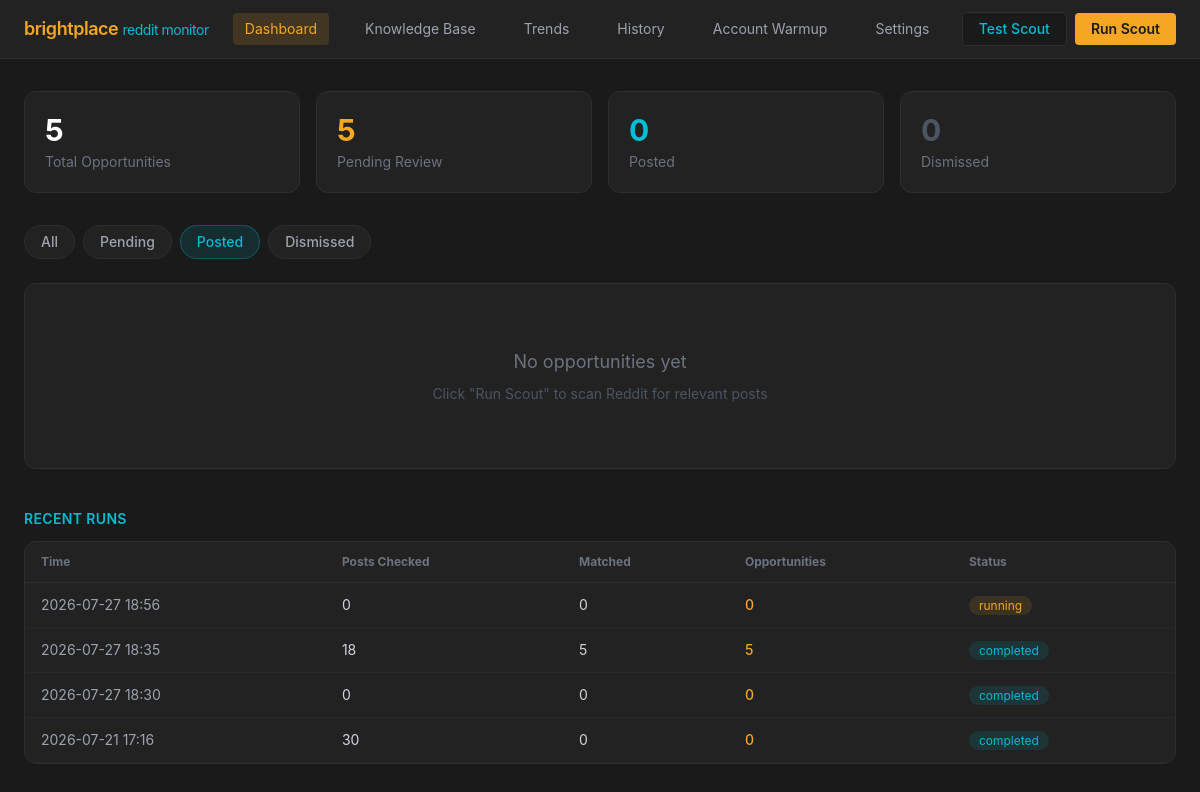
Screenshot of /?status=posted with the database file from the repository.
### tables this page shows
CREATE TABLE scout_runs (
            id INTEGER PRIMARY KEY AUTOINCREMENT,
            tiers TEXT DEFAULT 'all',
            posts_checked INTEGER DEFAULT 0,
            posts_matched INTEGER DEFAULT 0,
            opportunities_found INTEGER DEFAULT 0,
            status TEXT DEFAULT 'running',
            started_at TEXT DEFAULT CURRENT_TIMESTAMP,
            finished_at TEXT
        );

### app.py (the view)
@app.get("/", response_class=HTMLResponse)
async def dashboard(request: Request, status: str = None):
    opps = get_opportunities(status=status, limit=50)
    runs = get_runs(limit=5)
    stats = {
        "total": len(get_opportunities(limit=1000)),
        "pending": len(get_opportunities(status="pending", limit=1000)),
        "posted": len(get_opportunities(status="posted", limit=1000)),
        "dismissed": len(get_opportunities(status="dismissed", limit=1000)),
    }
    return templates.TemplateResponse(request, "dashboard.html", {
        "opportunities": opps,
        "runs": runs,
        "stats": stats,
        "filter_status": status,
        "page": "dashboard",
    })

### templates/dashboard.html (shortened to what this page needs)
{% extends "base.html" %}
{% block content %}
<div class="grid grid-cols-4 gap-4 mb-8">
    <div class="bg-bp-dark-card rounded-xl p-5 border border-bp-dark-border">
        <div class="text-3xl font-bold text-white">{{ stats.total }}</div>
        <div class="text-sm text-gray-500 mt-1">Total Opportunities</div>
    </div>
    <div class="bg-bp-dark-card rounded-xl p-5 border border-bp-dark-border">
        <div class="text-3xl font-bold text-bp-orange">{{ stats.pending }}</div>
        <div class="text-sm text-gray-500 mt-1">Pending Review</div>
    </div>
    <div class="bg-bp-dark-card rounded-xl p-5 border border-bp-dark-border">
        <div class="text-3xl font-bold text-bp-teal">{{ stats.posted }}</div>
        <div class="text-sm text-gray-500 mt-1">Posted</div>
    </div>
    <div class="bg-bp-dark-card rounded-xl p-5 border border-bp-dark-border">
        <div class="text-3xl font-bold text-gray-600">{{ stats.dismissed }}</div>
        <div class="text-sm text-gray-500 mt-1">Dismissed</div>
    </div>
</div>
<div class="flex gap-2 mb-6">
    <a href="/" class="px-4 py-1.5 rounded-full text-sm font-medium transition-colors {% if not filter_status %}bg-bp-orange-light text-bp-orange border border-bp-orange/30{% else %}bg-bp-dark-card text-gray-400 border border-bp-dark-border hover:text-white{% endif %}">All</a>
    <a href="/?status=pending" class="px-4 py-1.5 rounded-full text-sm font-medium transition-colors {% if filter_status == 'pending' %}bg-bp-orange-light text-bp-orange border border-bp-orange/30{% else %}bg-bp-dark-card text-gray-400 border border-bp-dark-border hover:text-white{% endif %}">Pending</a>
    <a href="/?status=posted" class="px-4 py-1.5 rounded-full text-sm font-medium transition-colors {% if filter_status == 'posted' %}bg-bp-teal-light text-bp-teal border border-bp-teal/30{% else %}bg-bp-dark-card text-gray-400 border border-bp-dark-border hover:text-white{% endif %}">Posted</a>
    <a href="/?status=dismissed" class="px-4 py-1.5 rounded-full text-sm font-medium transition-colors {% if filter_status == 'dismissed' %}bg-bp-dark-card text-gray-400 border border-gray-600{% else %}bg-bp-dark-card text-gray-400 border border-bp-dark-border hover:text-white{% endif %}">Dismissed</a>
</div>
{% if opportunities %}
{% for opp in opportunities %}
<div class="bg-bp-dark-card rounded-xl border border-bp-dark-border mb-4 overflow-hidden hover:border-bp-dark-hover transition-colors">
    <div class="px-5 py-3 border-b border-bp-dark-border flex items-center justify-between">
        <div class="flex items-center gap-3">
            <span class="text-xs font-semibold px-2.5 py-0.5 rounded-full
                {% if opp.relevance == 'HIGH' %}bg-bp-orange-light text-bp-orange
                {% elif opp.relevance == 'MEDIUM' %}bg-bp-teal-light text-bp-teal
                {% else %}bg-bp-dark text-gray-400{% endif %}">
                {{ opp.relevance }}
            </span>
            <span class="text-xs text-gray-500">r/{{ opp.subreddit }}</span>
            {% if opp.is_promotional %}
            <span class="text-xs px-2.5 py-0.5 rounded-full bg-bp-teal-light text-bp-teal">promotional</span>
            {% endif %}
            {% if opp.status == 'posted' %}
            <span class="text-xs px-2.5 py-0.5 rounded-full bg-bp-teal-light text-bp-teal">posted</span>
            {% elif opp.status == 'dismissed' %}
            <span class="text-xs px-2.5 py-0.5 rounded-full bg-bp-dark text-gray-500">dismissed</span>
            {% endif %}
        </div>
        <span class="text-xs text-gray-600">{{ opp.created_at[:16] }}</span>
    </div>
    <div class="px-5 py-4">
        <a href="{{ opp.post_url }}" target="_blank" class="text-white font-medium hover:text-bp-orange text-sm transition-colors">
            {{ opp.post_title }}
        </a>
        {% if opp.post_body %}
        <p class="text-gray-500 text-xs mt-1.5 line-clamp-2 leading-relaxed">{{ opp.post_body[:200] }}</p>
        {% endif %}
    </div>
    <div class="px-5 py-4 bg-bp-dark/50 border-t border-bp-dark-border">
        <div class="text-xs text-bp-teal mb-2 font-semibold tracking-wide">DRAFTED ANSWER</div>
        <div class="text-sm text-gray-300 whitespace-pre-wrap leading-relaxed" id="answer-{{ opp.id }}">{{ opp.drafted_answer }}</div>
        {% if opp.suggested_link %}
        <div class="mt-3 text-xs text-bp-teal">
            Suggested link: <a href="{{ opp.suggested_link }}" target="_blank" class="underline hover:text-bp-orange transition-colors">{{ opp.suggested_link }}</a>
        </div>
        {% endif %}
    </div>
    <div class="px-5 py-3 border-t border-bp-dark-border flex items-center gap-3">
        <button onclick="copyAnswer({{ opp.id }})" class="bg-bp-orange hover:bg-bp-orange-hover text-bp-dark text-xs px-4 py-1.5 rounded font-semibold transition-colors">
            Copy Answer
        </button>
        <form action="/opportunity/{{ opp.id }}/regenerate" method="post" class="inline">
            <button type="submit" class="bg-bp-dark border border-bp-dark-border hover:border-bp-teal text-gray-300 text-xs px-3 py-1.5 rounded transition-colors">
                Regenerate
            </button>
        </form>
        {% if opp.status == 'pending' %}
        <form action="/opportunity/{{ opp.id }}/status" method="post" class="inline">
            <input type="hidden" name="status" value="posted">
            <button type="submit" class="bg-bp-teal-light border border-bp-teal/30 hover:bg-bp-teal hover:text-white text-bp-teal text-xs px-3 py-1.5 rounded transition-colors">
                Mark Posted
            </button>
        </form>
        <form action="/opportunity/{{ opp.id }}/status" method="post" class="inline">
            <input type="hidden" name="status" value="dismissed">
            <button type="submit" class="text-gray-500 hover:text-gray-300 text-xs px-3 py-1.5 rounded border border-bp-dark-border transition-colors">
                Dismiss
            </button>
        </form>
        {% endif %}
        <a href="{{ opp.post_url }}" target="_blank" class="text-xs text-gray-500 hover:text-bp-orange ml-auto transition-colors">
            Open on Reddit &rarr;
        </a>
    </div>
</div>
{% endfor %}
{% else %}
<div class="bg-bp-dark-card rounded-xl border border-bp-dark-border p-16 text-center">
    <div class="text-gray-500 text-lg mb-2">No opportunities yet</div>
    <div class="text-gray-600 text-sm">Click "Run Scout" to scan Reddit for relevant posts</div>
</div>
{% endif %}
{% if runs %}
<div class="mt-10">
    <h2 class="text-sm font-semibold text-bp-teal mb-3 tracking-wide">RECENT RUNS</h2>
    <div class="bg-bp-dark-card rounded-xl border border-bp-dark-border overflow-hidden">
        <table class="w-full text-sm">
            <thead>
                <tr class="border-b border-bp-dark-border text-gray-500 text-xs">
                    <th class="px-4 py-3 text-left">Time</th>
                    <th class="px-4 py-3 text-left">Posts Checked</th>
                    <th class="px-4 py-3 text-left">Matched</th>
                    <th class="px-4 py-3 text-left">Opportunities</th>
                    <th class="px-4 py-3 text-left">Status</th>
                </tr>
            </thead>
            <tbody>
                {% for run in runs %}
                <tr class="border-b border-bp-dark-border/50 hover:bg-bp-dark-hover transition-colors">
                    <td class="px-4 py-3 text-gray-400">{{ run.started_at[:16] }}</td>
                    <td class="px-4 py-3 text-gray-300">{{ run.posts_checked }}</td>
                    <td class="px-4 py-3 text-gray-300">{{ run.posts_matched }}</td>
                    <td class="px-4 py-3 text-bp-orange font-medium">{{ run.opportunities_found }}</td>
                    <td class="px-4 py-3">
                        <span class="text-xs px-2.5 py-0.5 rounded-full
                            {% if run.status == 'completed' %}bg-bp-teal-light text-bp-teal
                            {% elif run.status == 'running' %}bg-bp-orange-light text-bp-orange
                            {% else %}bg-red-900/30 text-red-400{% endif %}">
                            {{ run.status }}
                        </span>
                    </td>
                </tr>
                {% endfor %}
            </tbody>
        </table>
    </div>
</div>
{% endif %}
{% endblock %}

### templates/base.html (style rules this page uses)
body { font-family: -apple-system, BlinkMacSystemFont, 'SF Pro Display', 'Segoe UI', sans-serif; }

### rows the page displays
scout_runs: started_at "2026-07-27 18:56", posts_checked "0", posts_matched "0", opportunities_found "0", status "running"
scout_runs: started_at "2026-07-27 18:35", posts_checked "18", posts_matched "5", opportunities_found "5", status "completed"
scout_runs: started_at "2026-07-27 18:30", posts_checked "0", posts_matched "0", opportunities_found "0", status "completed"
scout_runs: started_at "2026-07-21 17:16", posts_checked "30", posts_matched "0", opportunities_found "0", status "completed"

### other values shown
{{ stats.total }} "5"
{{ stats.pending }} "5"
{{ stats.posted }} "0"
{{ stats.dismissed }} "0"
